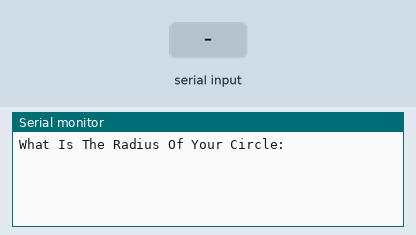
The sketch below on a simulated Arduino Uno, built with avr-gcc and run on an emulated ATmega328P. Shown: the last lines printed to the serial monitor. Inputs (shaded band) come from the test bench.

Above: at 1.2 s.
1.3 s: "90,45\n" received over Serial
At 2.1 s:
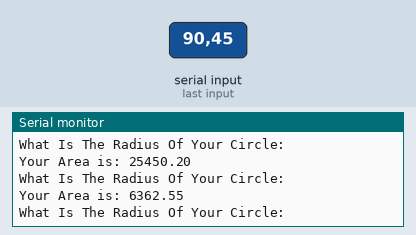
2.8 s: "30,150\n" received over Serial
At 4.9 s:
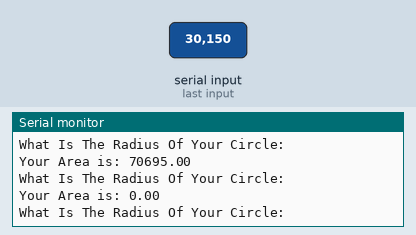
Timing chart, 0 to 6.4 s (numbered marks = the images above; inputs shaded):
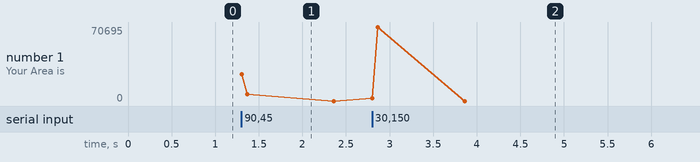

Measured:
- after the input at 1.3 s, the serial monitor: prints a new line at once (image 1)
- after the input at 2.8 s, the serial monitor: prints a new line at once (image 2)

The sketch:

serial_monitor_read2.ino
```cpp
float radius;
float pi = 3.142;
float area;
String msg = "What Is The Radius Of Your Circle: ";
String msg2 = "Your Area is: ";
void setup() {
  Serial.begin(9600);

}

void loop() {
  Serial.println(msg);

   while (Serial.available()==0){

  }
  radius = Serial.parseFloat();
  area = pi*radius*radius;
  Serial.print(msg2);
  Serial.println(area);
}
```
